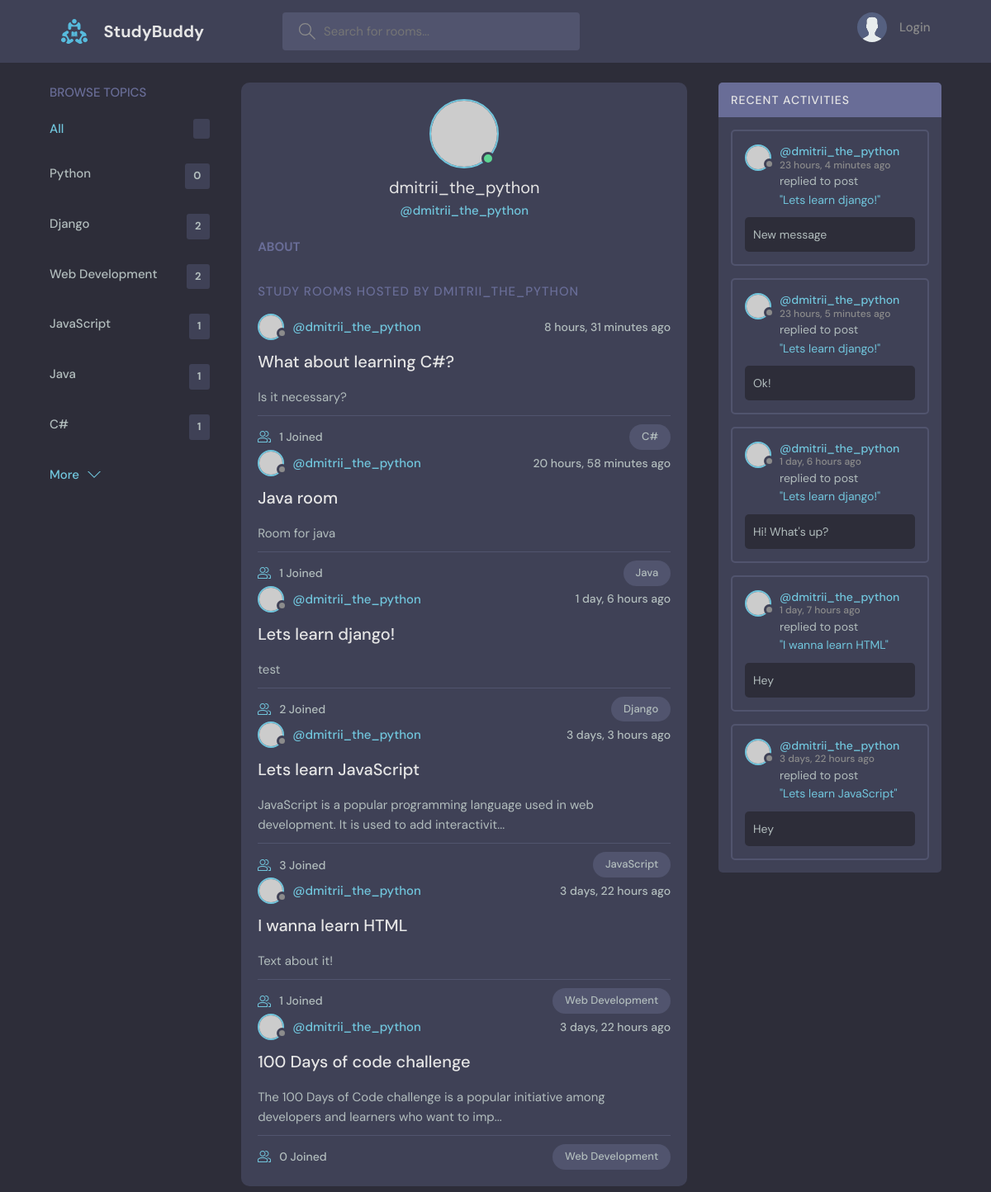
Page /profile/1/ on the committed database.
### base/models.py (models this page shows, shortened)
class Topic(models.Model):
    name = models.CharField(max_length=200)

class Room(models.Model):
    host = models.ForeignKey(User, on_delete=models.SET_NULL, null=True)
    topic = models.ForeignKey(Topic, on_delete=models.SET_NULL, null=True)
    name = models.CharField(max_length=200)
    description = models.TextField(null=True, blank=True)
    participants = models.ManyToManyField(User, related_name='participants', blank=True)
    updated = models.DateTimeField(auto_now=True)
    created = models.DateTimeField(auto_now_add=True)
    class Meta:
        ordering = ['-updated', '-created']
    def __str__(self):
        return self.name

class Message(models.Model):
    user = models.ForeignKey(User, on_delete=models.CASCADE)
    room = models.ForeignKey(Room, on_delete=models.CASCADE)
    body = models.TextField()
    updated = models.DateTimeField(auto_now=True)
    created = models.DateTimeField(auto_now_add=True)
    class Meta:
        ordering = ['-updated', '-created']

### base/views.py (the view)
# urls.py: path('profile/<int:pk>/', views.user_profile, name='user-profile'),
def user_profile(request, pk):
    user = get_object_or_404(User, pk=pk)
    rooms = user.room_set.all()
    recent_messages = user.message_set.all()
    topics = Topic.objects.all()
    context = {
        'user': user,
        'rooms': rooms,
        'recent_messages': recent_messages,
        'topics': topics,
    }
    return render(request, 'base/profile.html', context=context)

### base/templates/base/profile.html (shortened to what this page needs)
{% extends 'base/main.html' %}
{% block content %}
    <main class="profile-page layout layout--3">
        <div class="container">
            {% include 'base/topics_component.html' %}
            <div class="roomListRoom">
                <div class="profile">
                    <div class="profile__avatar">
                        <div class="avatar avatar--large active">
                            <img src="https://randomuser.me/api/portraits/men/11.jpg" alt="" />
                        </div>
                    </div>
                    <div class="profile__info">
                        <h3>{{ user.username }}</h3>
                        <p>@{{ user.username }}</p>
                    </div>
                    <div class="profile__about">
                        <h3>About</h3>
                    </div>
                </div>
                <div class="roomList__header">
                    <div>
                        <h2>Study Rooms Hosted by {{ user.username }}</h2>
                    </div>
                </div>
                {% include 'base/feed_component.html' %}
            </div>
            {% include 'base/activity_component.html' %}
        </div>
    </main>
{% endblock content %}

### base/templates/base/topics_component.html
<div class="topics">
    <div class="topics__header">
        <h2>Browse Topics</h2>
    </div>
    <ul class="topics__list">
        <li>
            <a href="{% url 'home' %}" class="active">All <span>{{ total_rooms_count }}</span></a>
        </li>
        {% for topic in topics|slice:"0:10" %}
            <li>
                <a href="{% url 'home' %}?topic={{ topic.name }}">{{ topic.name }} <span>{{ topic.room_set.count }}</span></a>
            </li>
        {% endfor %}
    </ul>
    <a class="btn btn--link" href="{% url 'topics' %}">
        More
        <svg version="1.1" xmlns="http://www.w3.org/2000/svg" width="32" height="32" viewBox="0 0 32 32">
            <title>chevron-down</title>
            <path d="M16 21l-13-13h-3l16 16 16-16h-3l-13 13z"></path>
        </svg>
    </a>
</div>

### base/templates/base/feed_component.html (shortened to what this page needs)
    {% for room in rooms %}
        <div class="RoomListRoom">
            <div class="roomListRoom__header">
                <a href="{% url 'user-profile' room.host.id %}" class="roomListRoom__author">
                    <div class="avatar avatar--small">
                        <img src="https://randomuser.me/api/portraits/women/11.jpg" alt=""/>
                    </div>
                    <span>@{{ room.host.username }}</span>
                </a>
                <div class="roomListRoom__actions">
                    <span>{{ room.updated|timesince }} ago</span>
                </div>
            </div>
            <div class="roomListRoom__content">
                <a href="{% url 'room' room.id %}">{{ room.name }}</a>
                <p>
                    {{ room.description|slice:"0:100" }}{% if room.description|length > 50 %}...{% endif %}
                </p>
            </div>
            <div class="roomListRoom__meta">
                <a href="{% url 'room' room.id %}" class="roomListRoom__joined">
                    {{ room.participants.count }} Joined
                </a>
                <p class="roomListRoom__topic">{{ room.topic.name }}</p>
            </div>
        </div>
    {% endfor %}

### base/templates/base/activity_component.html (shortened to what this page needs)
<div class="activities">
    <div class="activities__header">
        <h2>Recent Activities</h2>
    </div>
    {% for message in recent_messages %}
        <div class="activities__box">
            <div class="activities__boxHeader roomListRoom__header">
                <a href="{% url 'user-profile' message.user.id %}" class="roomListRoom__author">
                    <div class="avatar avatar--small">
                        <img src="https://randomuser.me/api/portraits/women/11.jpg" alt=""/>
                    </div>
                    <p>
                        @{{ message.user.username }}
                        <span>{{ message.updated|timesince }} ago</span>
                    </p>
                </a>
            </div>
            <div class="activities__boxContent">
                <p>replied to post <a href="{% url 'room' message.room.id %}">"{{ message.room }}"</a></p>
                <div class="activities__boxRoomContent">
                    {{ message.body|slice:"0:50" }}{% if message.body|length > 50 %}...{% endif %}
                </div>
            </div>
        </div>
    {% endfor %}
</div>

### rows in the picture
Topic: name "Python", room_set.count "0"
Topic: name "Django", room_set.count "2"
Topic: name "Web Development", room_set.count "2"
Topic: name "JavaScript", room_set.count "1"
Topic: name "Java", room_set.count "1"
Topic: name "C#", room_set.count "1"
Room: host.username "dmitrii_the_python", updated "8 hours, 31 minutes", name "What about learning C#?", description "Is it necessary?", participants.count "1", topic.name "C#"
Room: host.username "dmitrii_the_python", updated "20 hours, 58 minutes", name "Java room", description "Room for java", participants.count "1", topic.name "Java"
Room: host.username "dmitrii_the_python", updated "1 day, 6 hours", name "Lets learn django!", description "test", participants.count "2", topic.name "Django"
Room: host.username "dmitrii_the_python", updated "3 days, 3 hours", name "Lets learn JavaScript", description "JavaScript is a popular programming language used in web development. It is used to add interactivit", participants.count "3", topic.name "JavaScript"
Room: host.username "dmitrii_the_python", updated "3 days, 22 hours", name "I wanna learn HTML", description "Text about it!", participants.count "1", topic.name "Web Development"
Room: host.username "dmitrii_the_python", updated "3 days, 22 hours", name "100 Days of code challenge", description "The 100 Days of Code challenge is a popular initiative among developers and learners who want to imp", participants.count "0", topic.name "Web Development"
Message: user.username "dmitrii_the_python", updated "23 hours, 4 minutes", room "Lets learn django!", body "New message"
Message: user.username "dmitrii_the_python", updated "23 hours, 5 minutes", room "Lets learn django!", body "Ok!"
Message: user.username "dmitrii_the_python", updated "1 day, 6 hours", room "Lets learn django!", body "Hi! What's up?"
Message: user.username "dmitrii_the_python", updated "1 day, 7 hours", room "I wanna learn HTML", body "Hey"
Message: user.username "dmitrii_the_python", updated "3 days, 22 hours", room "Lets learn JavaScript", body "Hey"

### other values in the picture
{{ user.username }} "dmitrii_the_python"
{{ user.username }} "DMITRII_THE_PYTHON"
